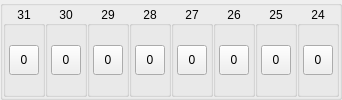
        <widget class="QGroupBox" name="groupBox24_31">
         <layout class="QHBoxLayout" name="horizontalLayout_7">
          <property name="spacing">
           <number>0</number>
          </property>
          <property name="leftMargin">
           <number>0</number>
          </property>
          <property name="topMargin">
           <number>0</number>
          </property>
          <property name="rightMargin">
           <number>0</number>
          </property>
          <property name="bottomMargin">
           <number>0</number>
          </property>
          <item>
           <widget class="QGroupBox" name="groupBox31">
            <property name="title">
             <string notr="true">31</string>
            </property>
            <property name="alignment">
             <set>Qt::AlignCenter</set>
            </property>
            <layout class="QHBoxLayout" name="horizontalLayout_6">
             <property name="leftMargin">
              <number>0</number>
             </property>
             <property name="topMargin">
              <number>0</number>
             </property>
             <property name="rightMargin">
              <number>0</number>
             </property>
             <property name="bottomMargin">
              <number>0</number>
             </property>
             <item>
              <widget class="QToolButton" name="toolButton31">
               <property name="minimumSize">
                <size>
                 <width>30</width>
                 <height>30</height>
                </size>
               </property>
               <property name="maximumSize">
                <size>
                 <width>30</width>
                 <height>30</height>
                </size>
               </property>
               <property name="text">
                <string notr="true">0</string>
               </property>
               <property name="checkable">
                <bool>true</bool>
               </property>
              </widget>
             </item>
            </layout>
           </widget>
          </item>
          <item>
           <widget class="QGroupBox" name="groupBox30">
            <property name="title">
             <string notr="true">30</string>
            </property>
            <property name="alignment">
             <set>Qt::AlignCenter</set>
            </property>
            <layout class="QHBoxLayout" name="horizontalLayout_46">
             <property name="leftMargin">
              <number>0</number>
             </property>
             <property name="topMargin">
              <number>0</number>
             </property>
             <property name="rightMargin">
              <number>0</number>
             </property>
             <property name="bottomMargin">
              <number>0</number>
             </property>
             <item>
              <widget class="QToolButton" name="toolButton30">
               <property name="minimumSize">
                <size>
                 <width>30</width>
                 <height>30</height>
                </size>
               </property>
               <property name="maximumSize">
                <size>
                 <width>30</width>
                 <height>30</height>
                </size>
               </property>
               <property name="text">
                <string notr="true">0</string>
               </property>
               <property name="checkable">
                <bool>true</bool>
               </property>
              </widget>
             </item>
            </layout>
           </widget>
          </item>
          <item>
           <widget class="QGroupBox" name="groupBox29">
            <property name="title">
             <string notr="true">29</string>
            </property>
            <property name="alignment">
             <set>Qt::AlignCenter</set>
            </property>
            <layout class="QHBoxLayout" name="horizontalLayout_47">
             <property name="leftMargin">
              <number>0</number>
             </property>
             <property name="topMargin">
              <number>0</number>
             </property>
             <property name="rightMargin">
              <number>0</number>
             </property>
             <property name="bottomMargin">
              <number>0</number>
             </property>
             <item>
              <widget class="QToolButton" name="toolButton29">
               <property name="minimumSize">
                <size>
                 <width>30</width>
                 <height>30</height>
                </size>
               </property>
               <property name="maximumSize">
                <size>
                 <width>30</width>
                 <height>30</height>
                </size>
               </property>
               <property name="text">
                <string notr="true">0</string>
               </property>
               <property name="checkable">
                <bool>true</bool>
               </property>
              </widget>
             </item>
            </layout>
           </widget>
          </item>
          <item>
           <widget class="QGroupBox" name="groupBox28">
            <property name="title">
             <string notr="true">28</string>
            </property>
            <property name="alignment">
             <set>Qt::AlignCenter</set>
            </property>
            <layout class="QHBoxLayout" name="horizontalLayout_48">
             <property name="leftMargin">
              <number>0</number>
             </property>
             <property name="topMargin">
              <number>0</number>
             </property>
             <property name="rightMargin">
              <number>0</number>
             </property>
             <property name="bottomMargin">
              <number>0</number>
             </property>
             <item>
              <widget class="QToolButton" name="toolButton28">
               <property name="minimumSize">
                <size>
                 <width>30</width>
                 <height>30</height>
                </size>
               </property>
               <property name="maximumSize">
                <size>
                 <width>30</width>
                 <height>30</height>
                </size>
               </property>
               <property name="text">
                <string notr="true">0</string>
               </property>
               <property name="checkable">
                <bool>true</bool>
               </property>
              </widget>
             </item>
            </layout>
           </widget>
          </item>
          <item>
           <widget class="QGroupBox" name="groupBox27">
            <property name="title">
             <string notr="true">27</string>
            </property>
            <property name="alignment">
             <set>Qt::AlignCenter</set>
            </property>
            <layout class="QHBoxLayout" name="horizontalLayout_49">
             <property name="leftMargin">
              <number>0</number>
             </property>
             <property name="topMargin">
              <number>0</number>
             </property>
             <property name="rightMargin">
              <number>0</number>
             </property>
             <property name="bottomMargin">
              <number>0</number>
             </property>
             <item>
              <widget class="QToolButton" name="toolButton27">
               <property name="minimumSize">
                <size>
                 <width>30</width>
                 <height>30</height>
                </size>
               </property>
               <property name="maximumSize">
                <size>
                 <width>30</width>
                 <height>30</height>
                </size>
               </property>
               <property name="text">
                <string notr="true">0</string>
               </property>
               <property name="checkable">
                <bool>true</bool>
               </property>
              </widget>
             </item>
            </layout>
           </widget>
          </item>
          <item>
           <widget class="QGroupBox" name="groupBox26">
            <property name="title">
             <string notr="true">26</string>
            </property>
            <property name="alignment">
             <set>Qt::AlignCenter</set>
            </property>
            <layout class="QHBoxLayout" name="horizontalLayout_50">
             <property name="leftMargin">
              <number>0</number>
             </property>
             <property name="topMargin">
              <number>0</number>
             </property>
             <property name="rightMargin">
              <number>0</number>
             </property>
             <property name="bottomMargin">
              <number>0</number>
             </property>
             <item>
              <widget class="QToolButton" name="toolButton26">
               <property name="minimumSize">
                <size>
                 <width>30</width>
                 <height>30</height>
                </size>
               </property>
               <property name="maximumSize">
                <size>
                 <width>30</width>
                 <height>30</height>
                </size>
               </property>
               <property name="text">
                <string notr="true">0</string>
               </property>
               <property name="checkable">
                <bool>true</bool>
               </property>
              </widget>
             </item>
            </layout>
           </widget>
          </item>
          <item>
           <widget class="QGroupBox" name="groupBox25">
            <property name="title">
             <string notr="true">25</string>
            </property>
            <property name="alignment">
             <set>Qt::AlignCenter</set>
            </property>
            <layout class="QHBoxLayout" name="horizontalLayout_51">
             <property name="leftMargin">
              <number>0</number>
             </property>
             <property name="topMargin">
              <number>0</number>
             </property>
             <property name="rightMargin">
              <number>0</number>
             </property>
             <property name="bottomMargin">
              <number>0</number>
             </property>
             <item>
              <widget class="QToolButton" name="toolButton25">
               <property name="minimumSize">
                <size>
                 <width>30</width>
                 <height>30</height>
                </size>
               </property>
               <property name="maximumSize">
                <size>
                 <width>30</width>
                 <height>30</height>
                </size>
               </property>
               <property name="text">
                <string notr="true">0</string>
               </property>
               <property name="checkable">
                <bool>true</bool>
               </property>
              </widget>
             </item>
            </layout>
           </widget>
          </item>
          <item>
           <widget class="QGroupBox" name="groupBox24">
            <property name="title">
             <string notr="true">24</string>
            </property>
            <property name="alignment">
             <set>Qt::AlignCenter</set>
            </property>
            <layout class="QHBoxLayout" name="horizontalLayout_52">
             <property name="leftMargin">
              <number>0</number>
             </property>
             <property name="topMargin">
              <number>0</number>
             </property>
             <property name="rightMargin">
              <number>0</number>
             </property>
             <property name="bottomMargin">
              <number>0</number>
             </property>
             <item>
              <widget class="QToolButton" name="toolButton24">
               <property name="minimumSize">
                <size>
                 <width>30</width>
                 <height>30</height>
                </size>
               </property>
               <property name="maximumSize">
                <size>
                 <width>30</width>
                 <height>30</height>
                </size>
               </property>
               <property name="text">
                <string notr="true">0</string>
               </property>
               <property name="checkable">
                <bool>true</bool>
               </property>
              </widget>
             </item>
            </layout>
           </widget>
          </item>
         </layout>
        </widget>
